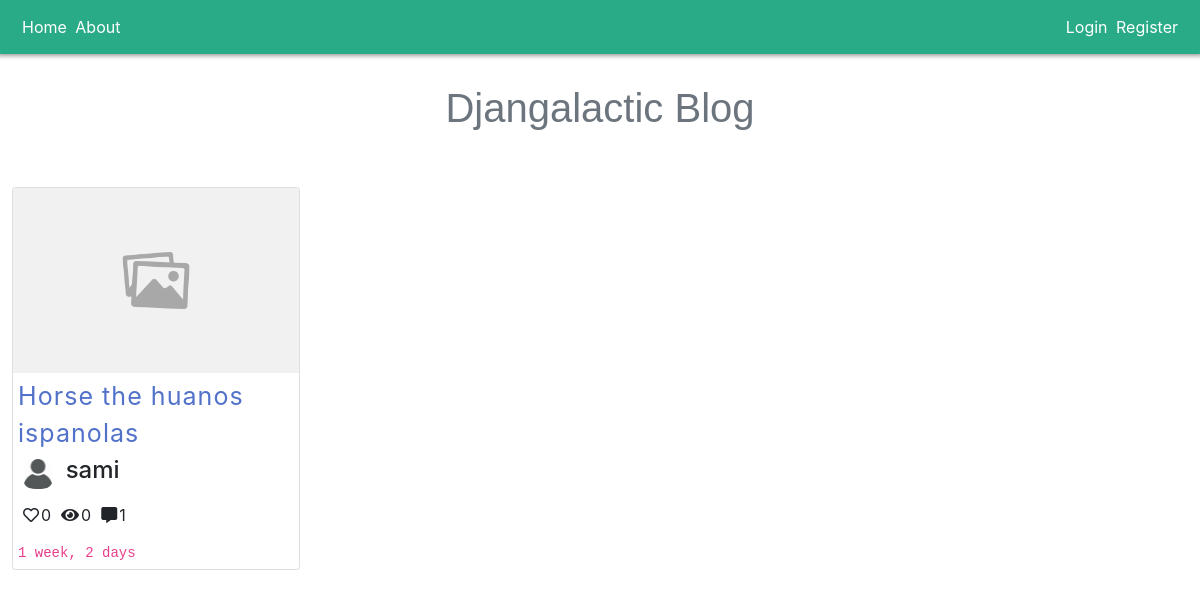
The app's page /, older data.
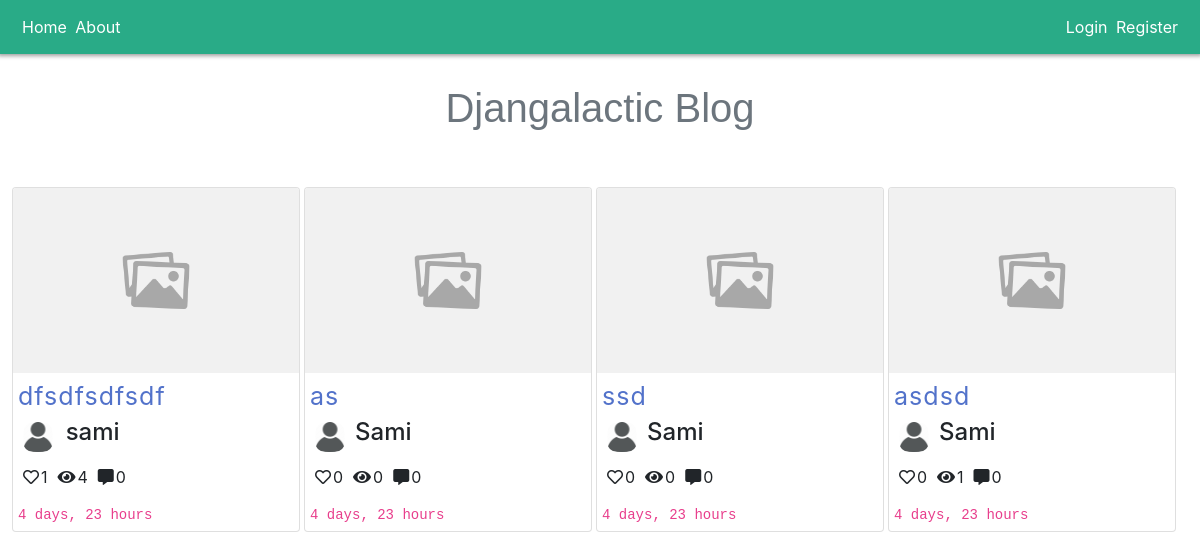
The same page, newer data.
### BLOG/models.py (models this page shows, shortened)
class Post(models.Model):
  title=models.CharField(max_length=75)
  content=models.TextField(max_length=10000)
  image=models.ImageField(upload_to="post_pics", blank=True, default="post_pics/default_post.png")
  post_date=models.DateTimeField(auto_now_add=True)
  views=models.IntegerField(default=0)
  likes=models.ManyToManyField(User)
  publisher = models.ForeignKey(User,on_delete=models.CASCADE, default=None, related_name="publisher")
  status=models.CharField(max_length=30, choices=(("1","Draft"),("2","Published")),default=("1","Draft"))
  category=models.CharField(max_length=30,choices=(("1","Software Engineering"),("2","Comedy"),("3","News"),("4","Informative")), default=("5","Personal"))

class User(AbstractUser):
  profile_pic =models.ImageField(upload_to="profile_pics", default="profile_pics/default_profile.png", blank=True)
  date_joined = models.DateTimeField(auto_now_add=True)
  bio = models.TextField(max_length=2000, default="My bio")

### BLOG/views.py (the view)
# urls.py: path("", home, name="home"),
def home(request):
  posts=Post.objects.all().filter(status="2")
  context={ "posts":posts }
  if not request.user.is_anonymous:
    drafts=Post.objects.all().filter(publisher=request.user).filter(status="1")
    context["drafts"]=drafts
  return render(request, "BLOG/home.html", context)

### BLOG/templates/BLOG/home.html (shortened to what this page needs)
{% extends 'BLOG/BASE.html' %}
{% block content %}
<div class="home-container">
  <h1 class="HomePage-Title text-secondary">Djangalactic Blog</h1>
  <div class="HomeFeed">
    {% for post in posts %}
    <div class="card" style="width: 18rem; margin: 5px 2px;">
      <img class="card-img-top" src="/media/{{post.image}}" alt="post pic">
      <a class="blog-title" href="{% url 'post_detail' post.id %}">
      <div class="BlogCardContent">
        {{post.title}}</a>
        <div class="blog-publisher-container">
          <img class="img" style="border-radius: 10px;" src="/media/{{post.publisher.profile_pic}}" alt="publisher pic" width="30px">
          <h4>{{post.publisher.username}}</h4>
        </div>
      </div>
      <ul class="list-group list-group-flush BlogCardContent">
        <div class="Blog-likes-comments-views-container">
          <div class="Blog-likes-comments-views"><i class="far fa-heart"></i>
            <p>{{post.likes.count}}</p></div>
          <div class="Blog-likes-comments-views"><i class="fas fa-eye"></i>
            <p>{{post.views}}</p></div>
          <div class="Blog-likes-comments-views"><i class="fas fa-comment-alt"></i>
            <p>{{post.comments.count}}</p></div>
        </div>
        <code>{{post.post_date | timesince}}</code>
      </ul>
    </div>
    {% endfor %}
  </div>
{% endblock content %}

### BLOG/templates/BLOG/BASE.html (shortened to what this page needs)
<!DOCTYPE html>
{% load static %}
<html lang="en">
  <head>
    <link rel="stylesheet" href="https://cdnjs.cloudflare.com/ajax/libs/font-awesome/5.14.0/css/all.min.css" />
    <link rel="stylesheet" href="https://maxcdn.bootstrapcdn.com/bootstrap/4.0.0-alpha.6/css/bootstrap.min.css"
 />
    <link rel="stylesheet" href="{% static 'css/base.css' %}">
  </head>
  <body>
  {%include "BLOG/navbar.html" %}
  {% block content %}{% endblock content %}
</body>
</html>

### BLOG/templates/BLOG/navbar.html
<div class="NavBar">
  <div class="NavBar-section">
    <a href="{% url 'home' %}">Home</a>
    <a href="{% url 'about' %}">About</a>
  </div>
  <div class="NavBar-section">
    {% if request.user.is_authenticated %}
    <a href="{% url 'logout' %}">Logout</a>
    <a href="{% url 'profile' %}">Profile</a>
    <a href="{% url 'create_post' %}">New Post</a>
    {%else%}
    <a href="{% url 'login' %}">Login</a>
    <a href="{% url 'register' %}">Register</a>
    {%endif%}
  </div>
</div>

### BLOG/static/css/base.css (style rules this page uses)
.home-container { display: flex; align-items: center; flex-flow: column nowrap; }
.HomePage-Title { margin: 30px 0 50px; font-size: 40px; user-select: none; -moz-user-select: none; font-family: Verdana, Geneva, Tahoma, sans-serif; }
.HomeFeed { width: 100%; padding: 0px 10px; display: flex; flex-flow: row wrap; justify-content: flex-start; align-items: flex-end; }
.blog-title { font-family: -apple-system, BlinkMacSystemFont, 'Segoe UI', Roboto, Oxygen, Ubuntu, Cantarell, 'Open Sans', 'Helvetica Neue', sans-serif; font-weight: 400; color: #5272ca; font-size: 25px; letter-spacing: 1.05px; }
.blog-publisher-container { display: flex; flex-flow: row nowrap; align-items: center; justify-content: space-between; width: 35%; margin-left: 5px; margin-top: 3px; }
.BlogCardContent { padding: 5px; }
.Blog-likes-comments-views-container { display: flex; flex-flow: nowrap row; width: 100%; }
.Blog-likes-comments-views { display: flex; flex-flow: row nowrap; margin: 0 5px; align-items: baseline; }
.Blog-likes-comments-views > p { margin-left: 2px; }
.NavBar { padding: 15px 10px; background-color: #29ab87; display:flex; justify-content: space-between; flex-flow: nowrap row; box-shadow: 0 0 4px 2px #00000061; }
.NavBar a { font-weight: 400; color: #fff; margin: 0 2px; }
.NavBar-section { margin: 0 10px; }

Row changes from the older to the newer data that the page shows:
removed Post: image (placeholder picture), title "Horse the huanos ispanolas", publisher.profile_pic (placeholder picture), publisher.username "sami", likes.count "0", views "0", comments.count "1", post_date "1 week, 2 days"
added Post: image (placeholder picture), title "dfsdfsdfsdf", publisher.profile_pic (placeholder picture), publisher.username "sami", likes.count "1", views "4", comments.count "0", post_date "4 days, 23 hours"
added Post: image (placeholder picture), title "as", publisher.profile_pic (placeholder picture), publisher.username "Sami", likes.count "0", views "0", comments.count "0", post_date "4 days, 23 hours"
added Post: image (placeholder picture), title "ssd", publisher.profile_pic (placeholder picture), publisher.username "Sami", likes.count "0", views "0", comments.count "0", post_date "4 days, 23 hours"
added Post: image (placeholder picture), title "asdsd", publisher.profile_pic (placeholder picture), publisher.username "Sami", likes.count "0", views "1", comments.count "0", post_date "4 days, 23 hours"
